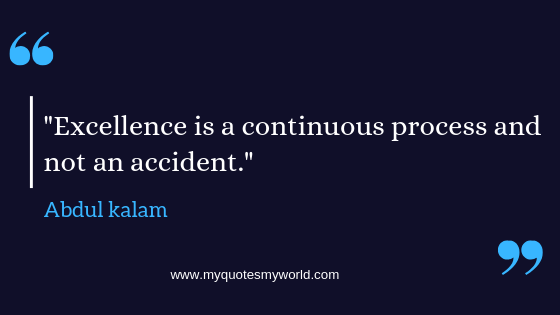
#> input picture opencv/images/72.png, 560 x 315 px, found by its file name
$ python readimg.py
#> lines starting #> are read from the running program, lines starting #| are printed output that depends on the picture
import numpy as np
import cv2


path  = '/home/debasish/NLP/Python-NLPClass/opencv/images/72.png'

# Load an color image in grayscale
imgC = cv2.imread(path, flags=cv2.IMREAD_GRAYSCALE)
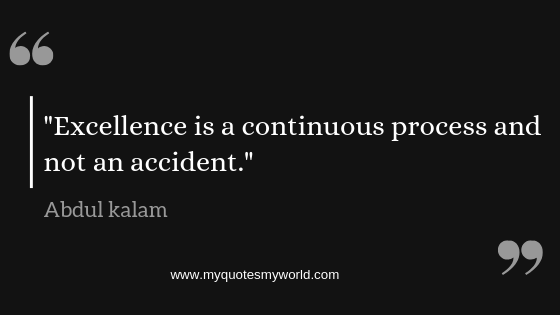
#> imgC: shape (315, 560); min 17, max 255, mean 24.9
print(imgC.shape)
#| (315, 560)
imgG = cv2.imread(path,0)
print(imgG.shape)
#| (315, 560)

# Displaying the image
cv2.imshow('Color image', imgC)
cv2.imshow('Gray image', imgG)

cv2.imwrite('Gray.png',imgG)

cv2.waitKey(0)
cv2.destroyAllWindows()
